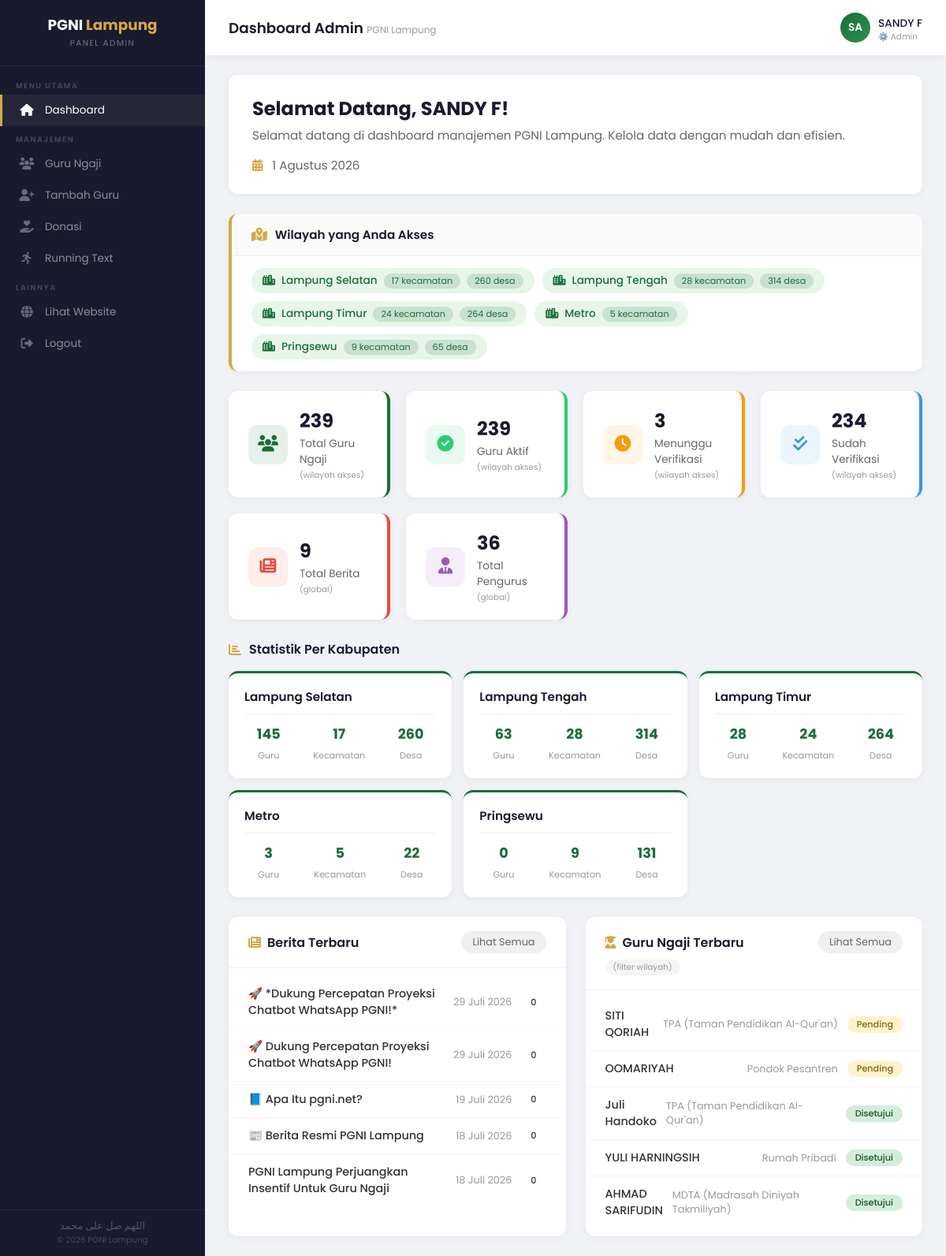
The app's page /dashboard_admin.php (signed in) with its own data.
### tables this page shows
CREATE TABLE `kabupaten` (
  `id` int(11) NOT NULL AUTO_INCREMENT,
  `provinsi_id` int(11) DEFAULT NULL,
  `nama` varchar(100) NOT NULL,
  `kode` varchar(10) DEFAULT NULL,
  `created_at` datetime DEFAULT current_timestamp(),
  PRIMARY KEY (`id`),
  KEY `provinsi_id` (`provinsi_id`)
);

CREATE TABLE `berita` (
  `id` int(11) NOT NULL AUTO_INCREMENT,
  `judul` varchar(255) NOT NULL,
  `slug` varchar(255) NOT NULL,
  `isi` text NOT NULL,
  `gambar` varchar(255) DEFAULT NULL,
  `kategori` varchar(100) DEFAULT NULL,
  `author` varchar(100) DEFAULT NULL,
  `status` tinyint(1) DEFAULT 1,
  `created_at` datetime DEFAULT current_timestamp(),
  `updated_at` datetime DEFAULT current_timestamp() ON UPDATE current_timestamp(),
  `dibaca` int(11) DEFAULT 0,
  `dishare` int(11) DEFAULT 0,
  PRIMARY KEY (`id`)
);

CREATE TABLE `guru_ngaji` (
  `id` int(11) NOT NULL AUTO_INCREMENT,
  `nik` varchar(20) NOT NULL,
  `nomor_kta` varchar(50) DEFAULT NULL COMMENT 'Nomor KTA khusus',
  `kta_berlaku_sampai` date DEFAULT NULL COMMENT 'Masa berlaku KTA',
  `kta_qr_code` varchar(255) DEFAULT NULL COMMENT 'Path QR Code KTA',
  `nama` varchar(100) NOT NULL,
  `nama_lengkap` varchar(100) DEFAULT NULL,
  `tempat_lahir` varchar(100) DEFAULT NULL,
  `tanggal_lahir` date DEFAULT NULL,
  `jenis_kelamin` enum('Laki-laki','Perempuan') DEFAULT NULL COMMENT 'Jenis kelamin',
  `status_perkawinan` enum('Belum Kawin','Kawin','Cerai') DEFAULT NULL COMMENT 'Status perkawinan',
  `jumlah_anak` tinyint(2) DEFAULT 0 COMMENT 'Jumlah anak',
  `agama` varchar(20) DEFAULT NULL COMMENT 'Agama',
  `no_telp` varchar(20) DEFAULT NULL,
  `facebook` varchar(100) DEFAULT NULL COMMENT 'Akun Facebook',
  `instagram` varchar(100) DEFAULT NULL COMMENT 'Akun Instagram',
  `whatsapp` varchar(20) DEFAULT NULL COMMENT 'Nomor WhatsApp',
  `email` varchar(100) DEFAULT NULL,
  `kontak_darurat_nama` varchar(100) DEFAULT NULL COMMENT 'Nama kontak darurat',
  `kontak_darurat_telp` varchar(20) DEFAULT NULL COMMENT 'Telepon kontak darurat',
  `tempat_mengajar` varchar(200) NOT NULL,
  `tempat_mengajar_detail` varchar(100) DEFAULT NULL,
  `jenis_profesi` varchar(50) DEFAULT NULL,
  `status_pekerjaan` varchar(50) DEFAULT NULL COMMENT 'Status pekerjaan',
  `mulai_mengajar` date DEFAULT NULL COMMENT 'Tanggal mulai mengajar',
  `sertifikasi` varchar(100) DEFAULT NULL COMMENT 'Sertifikasi yang dimiliki',
  `pendidikan_terakhir` varchar(50) DEFAULT NULL COMMENT 'Pendidikan terakhir',
  `jurusan` varchar(100) DEFAULT NULL COMMENT 'Jurusan/spesialisasi',
  `tahun_lulus` year(4) DEFAULT NULL COMMENT 'Tahun lulus pendidikan',
  `bank` varchar(50) DEFAULT NULL,
  `no_rekening` varchar(50) DEFAULT NULL,
  `foto_profil` varchar(255) DEFAULT NULL,
  `kabupaten_id` int(11) DEFAULT NULL,
  `kecamatan_id` int(11) DEFAULT NULL,
  `desa_id` int(11) DEFAULT NULL,
  `alamat` text DEFAULT NULL,
  `kode_pos` varchar(10) DEFAULT NULL COMMENT 'Kode pos',
  `ktp_file` varchar(255) DEFAULT NULL,
  `kk_file` varchar(255) DEFAULT NULL,
  `password` varchar(255) DEFAULT NULL COMMENT 'Password hash untuk login member',
  `status_verifikasi` enum('pending','disetujui','ditolak') DEFAULT 'pending',
  `verified_by` int(11) DEFAULT NULL COMMENT 'ID user yang memverifikasi',
  `verified_at` datetime DEFAULT NULL COMMENT 'Waktu verifikasi dilakukan',
  `catatan_verifikasi` text DEFAULT NULL COMMENT 'Catatan verifikasi admin',
  `alasan_ditolak` text DEFAULT NULL COMMENT 'Alasan penolakan verifikasi',
  `status` enum('aktif','nonaktif') DEFAULT 'aktif',
  `created_by` int(11) DEFAULT NULL,
  `created_at` timestamp NULL DEFAULT current_timestamp(),
  `updated_at` timestamp NULL DEFAULT current_timestamp() ON UPDATE current_timestamp(),
  `last_login` datetime DEFAULT NULL COMMENT 'Terakhir kali login',
  `provinsi` varchar(100) DEFAULT NULL,
  `kabupaten_kota` varchar(100) DEFAULT NULL,
  `kecamatan` varchar(100) DEFAULT NULL,
  `kelurahan_desa` varchar(100) DEFAULT NULL,
  `lama_mengajar` int(11) DEFAULT NULL,
  `nama_lembaga` varchar(255) DEFAULT NULL,
  `jenis_lembaga` int(11) DEFAULT NULL,
  `alamat_lembaga` varchar(255) DEFAULT NULL,
  PRIMARY KEY (`id`),
  UNIQUE KEY `nik` (`nik`),
  KEY `kabupaten_id` (`kabupaten_id`),
  KEY `kecamatan_id` (`kecamatan_id`),
  KEY `desa_id` (`desa_id`),
  KEY `created_by` (`created_by`)
);

### dashboard_admin.php (the view, shortened to what the rows shown need)
<?php
$root_path = dirname(__DIR__);
require_once $root_path . '/include/functions.php';
$user_id = $_SESSION['user_id'];
$user_wilayah = [
    'akses_semua' => 0,
    'kabupaten' => [],
    'kecamatan' => [],
    'desa' => []
];
$query_wilayah = "SELECT * FROM user_wilayah_akses WHERE user_id = $user_id";
$result_wilayah = mysqli_query($conn, $query_wilayah);
while ($row = mysqli_fetch_assoc($result_wilayah)) {
    if ($row['kabupaten_id']) {
        $user_wilayah['kabupaten'][] = $row['kabupaten_id'];
    }
    if ($row['kecamatan_id']) {
        $user_wilayah['kecamatan'][] = $row['kecamatan_id'];
    }
    if ($row['desa_id']) {
        $user_wilayah['desa'][] = $row['desa_id'];
    }
}
function buildWilayahFilter($user_wilayah, $table_alias = 'g') {
    $conditions = [];
    if (!empty($user_wilayah['kecamatan'])) {
        $kec_ids = implode(',', $user_wilayah['kecamatan']);
        $conditions[] = "$table_alias.kecamatan_id IN ($kec_ids)";
    }
    if (!empty($user_wilayah['kabupaten'])) {
        $kab_ids = implode(',', $user_wilayah['kabupaten']);
        $conditions[] = "$table_alias.kabupaten_id IN ($kab_ids)";
    }
    if (!empty($user_wilayah['desa'])) {
        $desa_ids = implode(',', $user_wilayah['desa']);
        $conditions[] = "$table_alias.desa_id IN ($desa_ids)";
    }
    if (!empty($conditions)) {
        return 'WHERE (' . implode(' OR ', $conditions) . ')';
    }
    return 'WHERE 1=0';
}
function getFilterCondition($user_wilayah, $table_alias = 'g') {
    $filter = buildWilayahFilter($user_wilayah, $table_alias);
    return str_replace('WHERE ', '', $filter);
}
$filter_condition = getFilterCondition($user_wilayah);
$kabupaten_terakses = [];
if ($user_wilayah['akses_semua'] == 1) {
    $query_kab = "SELECT * FROM kabupaten ORDER BY nama";
    $result_kab = mysqli_query($conn, $query_kab);
    while ($row = mysqli_fetch_assoc($result_kab)) {
        $kabupaten_terakses[] = $row;
    }
} else if (!empty($user_wilayah['kabupaten'])) {
    $kab_ids = implode(',', $user_wilayah['kabupaten']);
    $query_kab = "SELECT * FROM kabupaten WHERE id IN ($kab_ids) ORDER BY nama";
    $result_kab = mysqli_query($conn, $query_kab);
    while ($row = mysqli_fetch_assoc($result_kab)) {
        $kabupaten_terakses[] = $row;
    }
} else if (!empty($user_wilayah['kecamatan'])) {
    $kec_ids = implode(',', $user_wilayah['kecamatan']);
    $query_kab = "SELECT DISTINCT kb.* FROM kabupaten kb
                  JOIN kecamatan k ON k.kabupaten_id = kb.id
                  WHERE k.id IN ($kec_ids) ORDER BY kb.nama";
    $result_kab = mysqli_query($conn, $query_kab);
    while ($row = mysqli_fetch_assoc($result_kab)) {
        $kabupaten_terakses[] = $row;
    }
} else if (!empty($user_wilayah['desa'])) {
    $desa_ids = implode(',', $user_wilayah['desa']);
    $query_kab = "SELECT DISTINCT kb.* FROM kabupaten kb
                  JOIN kecamatan k ON k.kabupaten_id = kb.id
                  JOIN desa d ON d.kecamatan_id = k.id
                  WHERE d.id IN ($desa_ids) ORDER BY kb.nama";
    $result_kab = mysqli_query($conn, $query_kab);
    while ($row = mysqli_fetch_assoc($result_kab)) {
        $kabupaten_terakses[] = $row;
    }
}
$query_berita_terbaru = "SELECT * FROM berita WHERE status = 'publish' ORDER BY created_at DESC LIMIT 5";
$berita_terbaru = mysqli_query($conn, $query_berita_terbaru);
if (empty($filter_condition)) {
    $query_guru_terbaru = "SELECT * FROM guru_ngaji g ORDER BY g.created_at DESC LIMIT 5";
} else {
    $query_guru_terbaru = "SELECT * FROM guru_ngaji g WHERE $filter_condition ORDER BY g.created_at DESC LIMIT 5";
}
$guru_terbaru = mysqli_query($conn, $query_guru_terbaru);
$stat_per_kabupaten = [];
foreach ($kabupaten_terakses as $kab) {
    $kab_id = $kab['id'];
    $query = "SELECT COUNT(*) as total FROM guru_ngaji g WHERE g.kabupaten_id = $kab_id";
    $result = mysqli_query($conn, $query);
    $total = mysqli_fetch_assoc($result)['total'] ?? 0;
    $query_kec = "SELECT COUNT(*) as total FROM kecamatan WHERE kabupaten_id = $kab_id";
    $result_kec = mysqli_query($conn, $query_kec);
    $total_kec = mysqli_fetch_assoc($result_kec)['total'] ?? 0;
    $query_desa = "SELECT COUNT(*) as total FROM desa d
                   JOIN kecamatan k ON d.kecamatan_id = k.id
                   WHERE k.kabupaten_id = $kab_id";
    $result_desa = mysqli_query($conn, $query_desa);
    $total_desa = mysqli_fetch_assoc($result_desa)['total'] ?? 0;
    $stat_per_kabupaten[] = [
        'id' => $kab_id,
        'nama' => $kab['nama'],
        'total_guru' => $total,
        'total_kecamatan' => $total_kec,
        'total_desa' => $total_desa
    ];
}
include 'include/admin_header.php';
?>
<div class="dashboard-content">
    <div class="welcome-section">
        <div class="welcome-text">
            <h1>Selamat Datang, <?php echo htmlspecialchars($_SESSION['nama_lengkap']); ?>!</h1>
        </div>
    </div>
    <div class="wilayah-info-card">
        <div class="wilayah-info-body">
            <?php if ($user_wilayah['akses_semua'] == 1): ?>
                <span class="badge-akses-semua">
                    <i class="fas fa-globe"></i> Akses Seluruh Wilayah
                </span>
            <?php elseif (!empty($kabupaten_terakses)): ?>
                <div class="wilayah-badges">
                    <?php foreach ($kabupaten_terakses as $kab): ?>
                        <span class="badge-kabupaten">
                            <i class="fas fa-city"></i> <?php echo htmlspecialchars($kab['nama']); ?>
                            <?php if (!empty($user_wilayah['kecamatan'])): ?>
                                <?php
                                $kec_count = 0;
                                foreach ($user_wilayah['kecamatan'] as $kec_id) {
                                    $query_check = "SELECT id FROM kecamatan WHERE id = $kec_id AND kabupaten_id = " . $kab['id'];
                                    $check = mysqli_query($conn, $query_check);
                                    if (mysqli_num_rows($check) > 0) $kec_count++;
                                }
                                if ($kec_count > 0): ?>
                                    <span class="sub-badge"><?php echo $kec_count; ?> kecamatan</span>
                                <?php endif; ?>
                            <?php endif; ?>
                            <?php if (!empty($user_wilayah['desa'])): ?>
                                <?php
                                $desa_count = 0;
                                foreach ($user_wilayah['desa'] as $desa_id) {
                                    $query_check = "SELECT d.id FROM desa d
                                                   JOIN kecamatan k ON d.kecamatan_id = k.id
                                                   WHERE d.id = $desa_id AND k.kabupaten_id = " . $kab['id'];
                                    $check = mysqli_query($conn, $query_check);
                                    if (mysqli_num_rows($check) > 0) $desa_count++;
                                }
                                if ($desa_count > 0): ?>
                                    <span class="sub-badge"><?php echo $desa_count; ?> desa</span>
                                <?php endif; ?>
                            <?php endif; ?>
                        </span>
                    <?php endforeach; ?>
                </div>
            <?php else: ?>
                <span class="badge-akses-terbatas">
                    <i class="fas fa-info-circle"></i> Tidak ada akses wilayah yang diberikan
                </span>
            <?php endif; ?>
        </div>
    </div>
    <?php if (!empty($stat_per_kabupaten) && count($stat_per_kabupaten) >= 1): ?>
    <div class="stat-kabupaten-section">
        <div class="stat-kabupaten-grid">
            <?php foreach ($stat_per_kabupaten as $kab): ?>
                <div class="stat-kabupaten-card">
                    <div class="kab-name"><?php echo htmlspecialchars($kab['nama']); ?></div>
                    <div class="kab-stats">
                        <div class="kab-stat-item">
                            <span class="kab-stat-value"><?php echo number_format($kab['total_guru']); ?></span>
                            <span class="kab-stat-label">Guru</span>
                        </div>
                        <div class="kab-stat-item">
                            <span class="kab-stat-value"><?php echo number_format($kab['total_kecamatan']); ?></span>
                            <span class="kab-stat-label">Kecamatan</span>
                        </div>
                        <div class="kab-stat-item">
                            <span class="kab-stat-value"><?php echo number_format($kab['total_desa']); ?></span>
                            <span class="kab-stat-label">Desa</span>
                        </div>
                    </div>
                </div>
            <?php endforeach; ?>
        </div>
    </div>
    <?php endif; ?>
    <div class="recent-grid">
        <div class="recent-card">
            <div class="card-body">
                <?php if ($berita_terbaru && mysqli_num_rows($berita_terbaru) > 0): ?>
                    <ul class="recent-list">
                        <?php while ($berita = mysqli_fetch_assoc($berita_terbaru)): ?>
                            <li>
                                <a href="berita_edit.php?id=<?php echo $berita['id']; ?>">
                                    <span class="recent-title"><?php echo htmlspecialchars($berita['judul'] ?: 'Tanpa Judul'); ?></span>
                                    <span class="recent-date"><?php echo tanggal_indonesia($berita['created_at']); ?></span>
                                    <span class="status-badge <?php echo $berita['status']; ?>"><?php echo $berita['status']; ?></span>
                                </a>
                            </li>
                        <?php endwhile; ?>
                    </ul>
                <?php else: ?>
                    <p class="empty-message">Belum ada berita</p>
                <?php endif; ?>
            </div>
        </div>
        <div class="recent-card">
            <div class="card-body">
                <?php if ($guru_terbaru && mysqli_num_rows($guru_terbaru) > 0): ?>
                    <ul class="recent-list">
                        <?php while ($guru = mysqli_fetch_assoc($guru_terbaru)): ?>
                            <li>
                                <a href="guru_edit.php?id=<?php echo $guru['id']; ?>">
                                    <span class="recent-title"><?php echo htmlspecialchars($guru['nama']); ?></span>
                                    <span class="recent-date"><?php echo htmlspecialchars($guru['tempat_mengajar']); ?></span>
                                    <span class="status-badge <?php echo $guru['status_verifikasi']; ?>"><?php echo $guru['status_verifikasi']; ?></span>
                                </a>
                            </li>
                        <?php endwhile; ?>
                    </ul>
                <?php else: ?>
                    <p class="empty-message">Belum ada guru ngaji di wilayah akses Anda</p>
                <?php endif; ?>
            </div>
        </div>
    </div>
</div>
<?php include 'include/admin_footer.php'; ?>

### records on screen
kabupaten: nama "Lampung Selatan", kec_count "17", desa_count "260", total_guru "145", total_kecamatan "17", total_desa "260"
kabupaten: nama "Lampung Tengah", kec_count "28", desa_count "314", total_guru "63", total_kecamatan "28", total_desa "314"
kabupaten: nama "Lampung Timur", kec_count "24", desa_count "264", total_guru "28", total_kecamatan "24", total_desa "264"
kabupaten: nama "Metro", kec_count "5", total_guru "3", total_kecamatan "5", total_desa "22"
kabupaten: nama "Pringsewu", kec_count "9", desa_count "65", total_guru "0", total_kecamatan "9", total_desa "131"
berita: judul "🚀 *Dukung Percepatan Proyeksi Chatbot WhatsApp PGNI!*", created_at "29 Juli 2026", status "0"
berita: judul "🚀 Dukung Percepatan Proyeksi Chatbot WhatsApp PGNI!", created_at "29 Juli 2026", status "0"
berita: judul "📘 Apa Itu pgni.net?", created_at "19 Juli 2026", status "0"
berita: judul "📰 Berita Resmi PGNI Lampung", created_at "18 Juli 2026", status "0"
berita: judul "PGNI Lampung Perjuangkan Insentif Untuk Guru Ngaji", created_at "18 Juli 2026", status "0"
guru_ngaji: nama "SITI QORIAH", tempat_mengajar "TPA (Taman Pendidikan Al-Qur'an)", status_verifikasi "Pending"
guru_ngaji: nama "OOMARIYAH", tempat_mengajar "Pondok Pesantren", status_verifikasi "Pending"
guru_ngaji: nama "Juli Handoko", tempat_mengajar "TPA (Taman Pendidikan Al-Qur'an)", status_verifikasi "Disetujui"
guru_ngaji: nama "YULI HARNINGSIH", tempat_mengajar "Rumah Pribadi", status_verifikasi "Disetujui"
guru_ngaji: nama "AHMAD SARIFUDIN", tempat_mengajar "MDTA (Madrasah Diniyah Takmiliyah)", status_verifikasi "Disetujui"

### other values on screen
$title "Dashboard Admin"
substr($_SESSION['nama_lengkap'] ?? 'A', 0, 2) "SA"
$_SESSION['nama_lengkap'] "SANDY F"
$role_display[$_SESSION['role'] ?? 'admin'] "⚙️ Admin"
$total_guru "239"
$total_aktif "239"
$total_pending "3"
$total_verif "234"
$total_berita "9"
$total_pengurus "36"
